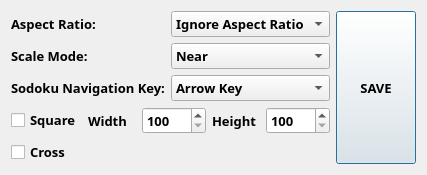
<?xml version="1.0" encoding="UTF-8"?>
<ui version="4.0">
 <class>qimageshowconfig</class>
 <widget class="QDialog" name="qimageshowconfig">
  <property name="geometry">
   <rect>
    <x>0</x>
    <y>0</y>
    <width>413</width>
    <height>158</height>
   </rect>
  </property>
  <property name="font">
   <font>
    <family>Microsoft Tai Le</family>
    <pointsize>10</pointsize>
    <weight>75</weight>
    <bold>true</bold>
   </font>
  </property>
  <property name="windowTitle">
   <string notr="true">qimageshowconfig</string>
  </property>
  <layout class="QHBoxLayout" name="horizontalLayout_3">
   <item>
    <layout class="QVBoxLayout" name="verticalLayout_3">
     <item>
      <layout class="QHBoxLayout" name="horizontalLayout">
       <item>
        <layout class="QVBoxLayout" name="verticalLayout">
         <item>
          <widget class="QLabel" name="label_3">
           <property name="text">
            <string>Aspect Ratio:</string>
           </property>
          </widget>
         </item>
         <item>
          <widget class="QLabel" name="label">
           <property name="text">
            <string>Scale Mode:</string>
           </property>
          </widget>
         </item>
         <item>
          <widget class="QLabel" name="label_2">
           <property name="text">
            <string>Sodoku Navigation Key:</string>
           </property>
          </widget>
         </item>
        </layout>
       </item>
       <item>
        <layout class="QVBoxLayout" name="verticalLayout_2">
         <item>
          <widget class="QComboBox" name="aspectRatiocomboBox">
           <item>
            <property name="text">
             <string>Ignore Aspect Ratio</string>
            </property>
           </item>
           <item>
            <property name="text">
             <string>Keep Aspect Ratio</string>
            </property>
           </item>
          </widget>
         </item>
         <item>
          <widget class="QComboBox" name="scaleModecomboBox">
           <item>
            <property name="text">
             <string>Near</string>
            </property>
           </item>
           <item>
            <property name="text">
             <string>Bilinear</string>
            </property>
           </item>
           <item>
            <property name="text">
             <string>Area</string>
            </property>
           </item>
           <item>
            <property name="text">
             <string>Bicubic</string>
            </property>
           </item>
           <item>
            <property name="text">
             <string>Lanczos</string>
            </property>
           </item>
          </widget>
         </item>
         <item>
          <widget class="QComboBox" name="sodokuModecomboBox">
           <property name="currentIndex">
            <number>1</number>
           </property>
           <item>
            <property name="text">
             <string>Num1~9</string>
            </property>
           </item>
           <item>
            <property name="text">
             <string>Arrow Key</string>
            </property>
           </item>
          </widget>
         </item>
        </layout>
       </item>
      </layout>
     </item>
     <item>
      <layout class="QHBoxLayout" name="horizontalLayout_2">
       <item>
        <widget class="QCheckBox" name="squarecheckBox">
         <property name="text">
          <string>Square</string>
         </property>
        </widget>
       </item>
       <item>
        <widget class="QLabel" name="label_4">
         <property name="text">
          <string>Width</string>
         </property>
        </widget>
       </item>
       <item>
        <widget class="QSpinBox" name="squareratioxspinBox">
         <property name="minimum">
          <number>100</number>
         </property>
         <property name="maximum">
          <number>99999</number>
         </property>
        </widget>
       </item>
       <item>
        <widget class="QLabel" name="label_5">
         <property name="text">
          <string>Height</string>
         </property>
        </widget>
       </item>
       <item>
        <widget class="QSpinBox" name="squareratioyspinBox">
         <property name="minimum">
          <number>100</number>
         </property>
         <property name="maximum">
          <number>99999</number>
         </property>
        </widget>
       </item>
      </layout>
     </item>
     <item>
      <widget class="QCheckBox" name="crosscheckBox">
       <property name="text">
        <string>Cross</string>
       </property>
      </widget>
     </item>
    </layout>
   </item>
   <item>
    <widget class="QPushButton" name="savepushButton">
     <property name="sizePolicy">
      <sizepolicy hsizetype="Preferred" vsizetype="Preferred">
       <horstretch>0</horstretch>
       <verstretch>0</verstretch>
      </sizepolicy>
     </property>
     <property name="text">
      <string>SAVE</string>
     </property>
    </widget>
   </item>
  </layout>
 </widget>
 <layoutdefault spacing="6" margin="11"/>
 <resources/>
 <connections/>
</ui>
